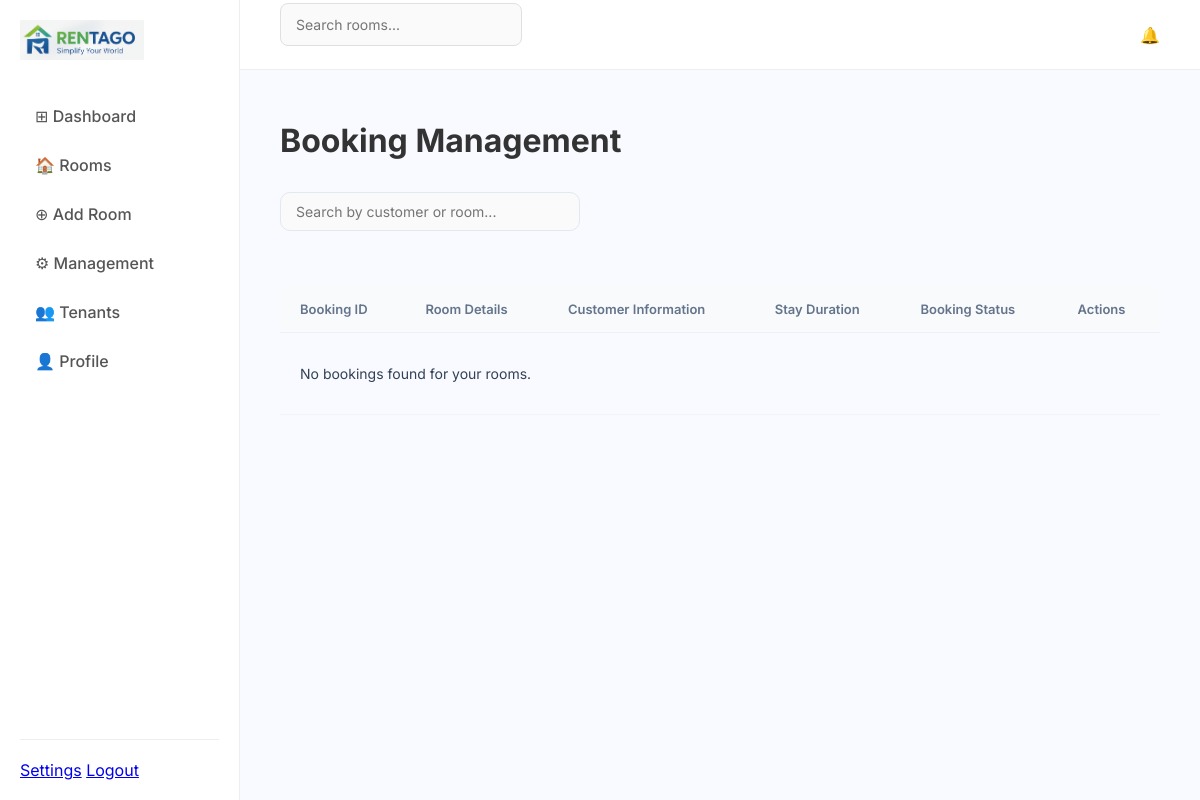
The page /owner/bookings/ (signed in) on the database as committed earlier.
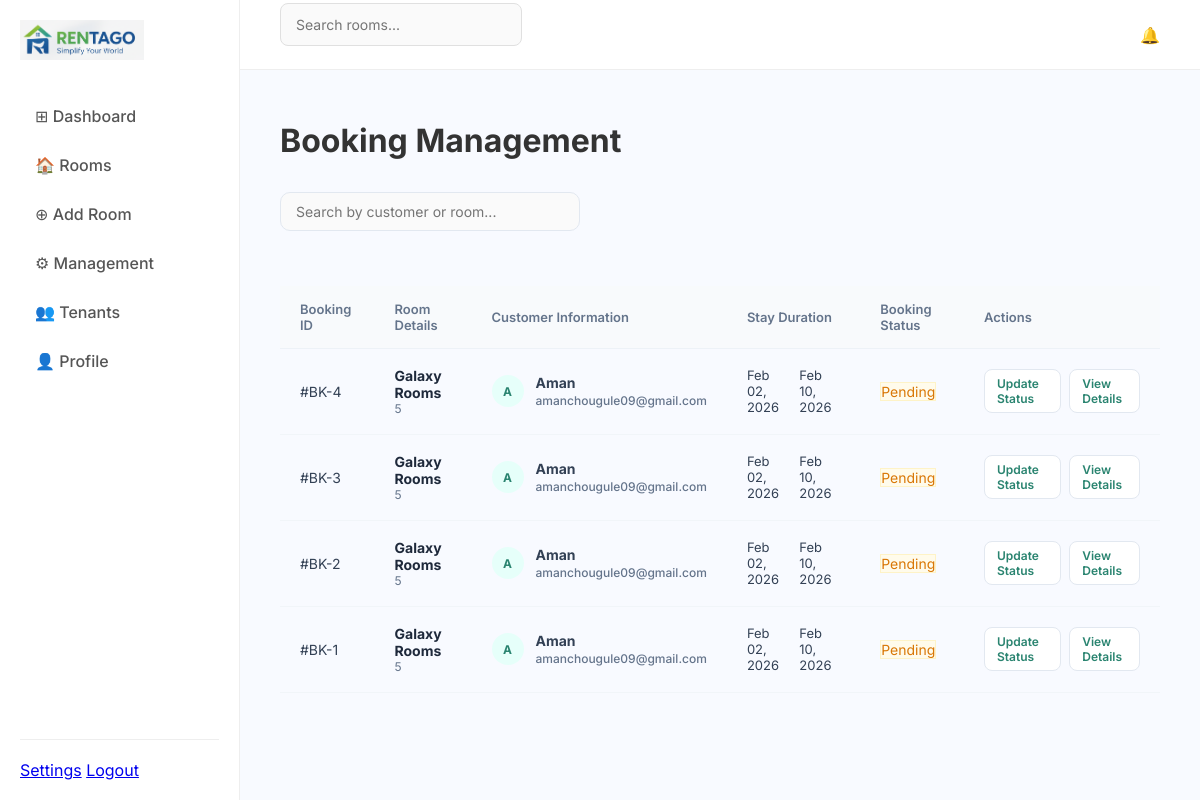
The same page on the database as committed later.
### rent/models.py (models this page shows, shortened)
class Booking(models.Model):
    STATUS_CHOICES = [
        ("pending", "Pending"),
        ("confirmed", "Confirmed"),
        ("cancelled", "Cancelled"),
    ]
    room = models.ForeignKey(Room, on_delete=models.CASCADE, related_name="bookings")
    start_date = models.DateField()
    end_date = models.DateField()
    customer_name = models.CharField(max_length=150)
    customer_email = models.EmailField()
    customer_phone = models.CharField(max_length=20, blank=True)
    status = models.CharField(max_length=10, choices=STATUS_CHOICES, default="pending")
    created_at = models.DateTimeField(auto_now_add=True)
    class Meta:
        ordering = ["-created_at"]

### rooms/models.py (models this page shows, shortened)
class Room(models.Model):
    owner = models.ForeignKey(
        Owner,
        on_delete=models.CASCADE,
        related_name="rooms"
    )
    title = models.CharField(max_length=100)
    description = models.TextField(blank=True)
    room_number = models.CharField(max_length=20)
    rent_amount = models.PositiveIntegerField()
    location = models.CharField(max_length=150)
    image = models.ImageField(upload_to="rooms/", blank=True, null=True)
    is_available = models.BooleanField(default=True)
    created_at = models.DateTimeField(auto_now_add=True)

### accounts/decorators.py (the view)
    def wrapper(request, *args, **kwargs):
        if not request.session.get("user_id"):
            return redirect("accounts:login")
        if request.session.get("role") != "owner":
            return redirect("accounts:login")
        return view_func(request, *args, **kwargs)

### owners/views.py (called while the page is built)
def get_owner(request):
    return get_object_or_404(Owner, user_id=request.session["user_id"])

@login_required
@owner_required
def bookings_list(request):
    owner = get_owner(request)
    bookings = Booking.objects.filter(room__owner=owner).order_by("-created_at")
    return render(request, "owners/bookings_list.html", {"bookings": bookings})

### owners/templates/owners/bookings_list.html (shortened to what this page needs)
{% extends "rent/base_owner.html" %}
{% load static %}
{% block content %}
<div class="page-header-flex">
    <div class="header-left">
        <h1>Booking Management</h1>
        <div class="search-container">
            <input type="text" id="bookingSearch" placeholder="Search by customer or room...">
        </div>
    </div>
</div>
<div class="card-style no-padding">
    <table class="modern-table">
        <thead>
            <tr>
                <th>Booking ID</th>
                <th>Room Details</th>
                <th>Customer Information</th>
                <th>Stay Duration</th>
                <th>Booking Status</th>
                <th class="text-right">Actions</th>
            </tr>
        </thead>
        <tbody id="bookingTableBody">
            {% for b in bookings %}
            <tr>
                <td class="text-muted">#BK-{{ b.id }}</td>
                <td>
                    <div class="room-cell">
                        <strong>{{ b.room.title }}</strong>
                        <p class="text-small">{{ b.room.room_number }}</p>
                    </div>
                </td>
                <td>
                    <div class="user-cell">
                        <div class="avatar-circle-small">{{ b.customer_name|slice:":1" }}</div>
                        <div>
                            <span class="d-block"><strong>{{ b.customer_name }}</strong></span>
                            <span class="text-small">{{ b.customer_email }}</span>
                        </div>
                    </div>
                </td>
                <td>
                    <div class="date-range">
                        <span>{{ b.start_date|date:"M d, Y" }}</span>
                        <span>{{ b.end_date|date:"M d, Y" }}</span>
                    </div>
                </td>
                <td>
                    {% if b.status == 'confirmed' %}
                        <span class="badge available">Confirmed</span>
                    {% elif b.status == 'pending' %}
                        <span class="badge warning">Pending</span>
                    {% else %}
                        <span class="badge occupied">Cancelled</span>
                    {% endif %}
                </td>
                <td class="text-right">
                    <div class="action-buttons">
                        <a href="#" class="btn-table-outline">Update Status</a>
                        <a href="#" class="btn-table-outline">View Details</a>
                    </div>
                </td>
            </tr>
            {% empty %}
            <tr>
                <td colspan="6" class="text-center py-50">
                    <p class="text-muted">No bookings found for your rooms.</p>
                </td>
            </tr>
            {% endfor %}
        </tbody>
    </table>
</div>
{% endblock %}

### rent/templates/rent/base_owner.html (shortened to what this page needs)
{% extends "rent/base_authenticated.html" %}
{% load static %}
{% block sidebar_links %}
<a href="{% url 'owners:dashboard' %}" class="{% if request.resolver_match.url_name == 'dashboard' %}active{% endif %}">
    <span class="icon">⊞</span> Dashboard
</a>
<a href="{% url 'owners:room_list' %}" class="{% if request.resolver_match.url_name == 'room_list' %}active{% endif %}">
    <span class="icon">🏠</span> Rooms
</a>
<a href="{% url 'owners:add_room' %}" class="{% if request.resolver_match.url_name == 'add_room' %}active{% endif %}">
    <span class="icon">⊕</span> Add Room
</a>
<a href="{% url 'owners:management' %}" class="{% if request.resolver_match.url_name == 'management' %}active{% endif %}">
    <span class="icon">⚙</span> Management
</a>
<a href="{% url 'owners:tenant_list' %}" class="{% if request.resolver_match.url_name == 'tenant_list' %}active{% endif %}">
    <span class="icon">👥</span> Tenants
</a>
<a href="{% url 'owners:profile' %}" class="{% if request.resolver_match.url_name == 'profile' %}active{% endif %}">
    <span class="icon">👤</span> Profile
</a>
{% endblock %}
{% block search_box %}
<form method="get" action="{% url 'owners:room_list' %}">
    <input type="text" name="search" placeholder="Search rooms..." value="{{ request.GET.search }}">
</form>
{% endblock %}

### rent/templates/rent/base_authenticated.html (shortened to what this page needs)
{% load static %}
<!DOCTYPE html>
<html lang="en">
<head>
    <link rel="stylesheet" href="{% static 'rent/style.css' %}">
</head>
<body class="dashboard-body">
<aside class="sidebar">
    <div class="sidebar-brand">
        <img src="{% static 'rent/LOGO.png' %}" alt="Rental Manago" class="nav-logo">
    </div>
    <nav class="sidebar-links">
        {% block sidebar_links %}{% endblock %}
    </nav>
    <div class="sidebar-footer">
        <a href="#">Settings</a>
        <a href="{% url 'accounts:logout' %}">Logout</a>
    </div>
</aside>
<main class="main-content">
    <header class="top-header">
        <div class="search-box">
            {% block search_box %}{% endblock %}
        </div>
        <div class="header-user">
            <span class="notification">🔔</span>
        </div>
    </header>
    <div class="content-padding">
        {% block content %}{% endblock %}
    </div>
</main>
</body>
</html>

### rent/static/rent/style.css (style rules this page uses)
* { box-sizing: border-box; font-family: 'Inter', sans-serif; }
body { background-color: #f4f7f9; margin: 0; padding: 0; color: #333; padding-top: 70px; min-height: 100vh; }
input[type="text"], input[type="password"] { width: 100%; padding: 12px 15px; margin-bottom: 20px; border: 1px solid #e0e0e0; border-radius: 8px; background-color: #fafafa; font-size: 14px; }
.nav-logo { height: 35px; margin-right: 10px; }
* { box-sizing: border-box; }
body.dashboard-body { margin: 0; display: flex; background-color: #f8faff; font-family: 'Inter', sans-serif; padding-top: 0; }
.sidebar { width: 240px; background: white; height: 100vh; position: fixed; display: flex; flex-direction: column; padding: 20px; border-right: 1px solid #eee; }
.sidebar-brand img { height: 40px; margin-bottom: 30px; }
.sidebar-links a { display: block; padding: 12px 15px; text-decoration: none; color: #555; border-radius: 8px; margin-bottom: 5px; font-weight: 500; }
.sidebar-footer { margin-top: auto; padding-top: 20px; border-top: 1px solid #eee; }
.main-content { margin-left: 240px; width: calc(100% - 240px); }
.top-header { background: white; height: 70px; display: flex; align-items: center; justify-content: space-between; padding: 0 40px; border-bottom: 1px solid #eee; }
.content-padding { padding: 30px 40px; }
table { width: 100%; border-collapse: collapse; }
th { text-align: left; font-size: 13px; color: #777; padding-bottom: 15px; }
td { padding: 15px 0; border-top: 1px solid #f8faff; font-size: 14px; }
.modern-table { width: 100%; border-collapse: collapse; margin-top: 10px; }
.modern-table th { text-align: left; padding: 15px 20px; background: #f8fafc; color: #64748b; font-size: 13px; font-weight: 600; border-bottom: 1px solid #edf2f7; }
.modern-table td { padding: 18px 20px; border-bottom: 1px solid #f1f5f9; font-size: 14px; color: #334155; vertical-align: middle; }
.no-padding { padding: 0 !important; overflow: hidden; }
.user-cell { display: flex; align-items: center; gap: 12px; font-weight: 500; }
.btn-table-outline { border: 1px solid #e2e8f0; background: white; padding: 6px 12px; border-radius: 8px; font-size: 12px; font-weight: 600; color: #2A8470; cursor: pointer; text-decoration: none; transition: 0.2s; }
.action-buttons { display: flex; gap: 8px; justify-content: flex-end; }
.page-header-flex { display: flex; justify-content: space-between; align-items: flex-end; margin-bottom: 25px; }
.search-container input { padding: 10px 15px; border: 1px solid #e2e8f0; border-radius: 10px; width: 300px; margin-top: 10px; font-size: 14px; }
.text-small { font-size: 12px; color: #64748b; margin: 0; }
.d-block { display: block; }
.avatar-circle-small { width: 32px; height: 32px; background: #e6fffa; color: #2A8470; border-radius: 50%; display: flex; align-items: center; justify-content: center; font-weight: 700; font-size: 12px; }
.badge.warning { background-color: #fffbeb; color: #d97706; border: 1px solid #fef3c7; }
.date-range { font-size: 13px; display: flex; align-items: center; color: #334155; }
.room-cell strong { color: #1e293b; font-size: 14px; }

Rows that differ between the two databases and show on the page:
added Booking: id "4", room "Galaxy Rooms", room.room_number "5", customer_name "A", customer_name "Aman", customer_email "amanchougule09@gmail.com", start_date "Feb 02, 2026", end_date "Feb 10, 2026", status "Pending"
added Booking: id "3", room "Galaxy Rooms", room.room_number "5", customer_name "A", customer_name "Aman", customer_email "amanchougule09@gmail.com", start_date "Feb 02, 2026", end_date "Feb 10, 2026", status "Pending"
added Booking: id "2", room "Galaxy Rooms", room.room_number "5", customer_name "A", customer_name "Aman", customer_email "amanchougule09@gmail.com", start_date "Feb 02, 2026", end_date "Feb 10, 2026", status "Pending"
added Booking: id "1", room "Galaxy Rooms", room.room_number "5", customer_name "A", customer_name "Aman", customer_email "amanchougule09@gmail.com", start_date "Feb 02, 2026", end_date "Feb 10, 2026", status "Pending"
Other text that changed with them:
text no longer shown: "No bookings found for your rooms."
